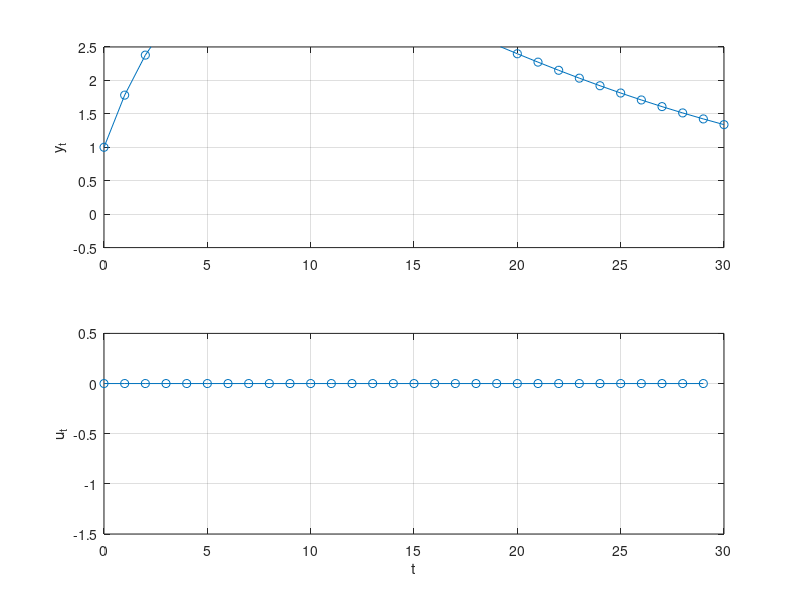

Here is the MATLAB script that generated this plot:
%% Assignment 6, Problem 3 e)
%  MPC with input blocking.
%  Tor Aksel N. Heirung, April 2013.

%% Problem data
% System matrices, model
A = [0     0     0    ;
      0     0     1    ;
      0.1  -0.79  1.78];
B = [1 0 0.1]';
C = [0 0 1];

x0 = [0 0 1]'; % Initial state

N = 30; % Length of time horizon

b_length = [1, 1, 2, 4, 8, 14]'; % Lenghts of blocks
if sum(b_length) ~= N; warning('Block length error!'); end
nb = numel(b_length); % Number of control blocks on the time horizon

nx = size(A,2); % number of states (equals the number of rows in A)
nu = size(B,2); % number of controls (equals the number of rows in B)

% Cost function
I_N = eye(N);
Qt = 2*diag([0, 0, 1]);
Q = kron(I_N, Qt);
Rt = 2*1;
R = kron(diag(b_length), Rt); % Note that each R in G is multiplied by the block length!
G = blkdiag(Q, R);

% Equality constraint
Aeq_c1 = eye(N*nx);                             % Component 1 of A_eq
Aeq_c2 = kron(diag(ones(N-1,1),-1), -A);        % Component 2 of A_eq
ones_block = blkdiag(ones(b_length(1),1), ...
                     ones(b_length(2),1), ...
                     ones(b_length(3),1), ...
                     ones(b_length(4),1), ...
                     ones(b_length(5),1), ...
                     ones(b_length(6),1));      % Block-diagonal matrix of 1-vectors
Aeq_c3 = kron(ones_block, -B);                  % Component 3 of A_eq
Aeq = [Aeq_c1 + Aeq_c2, Aeq_c3];
% b_eq varies with time


% Inequality constraint
x_lb = -Inf(N*nx,1);    % Lower bound on x
x_ub =  Inf(N*nx,1);    % Upper bound on x
u_lb = -ones(nb*nu,1);  % Lower bound on u (nb*nu < n*nu)
u_ub =  ones(nb*nu,1);  % Upper bound on u (nb*nu < n*nu)
lb = [x_lb; u_lb];      % Lower bound on z
ub = [x_ub; u_ub];      % Upper bound on z

%% MPC

opt = optimset('Display','off', 'Diagnostics','off', 'LargeScale','off');

u = NaN(nu,N);
x = NaN(nx,N+1);
x(:,1) = x0;

% Initialize beq
beq = [zeros(nx,1); zeros((N-1)*nx,1)];

% Simulate and solve optimization problem at each step
for t = 1:N
    
    % Update equality constraint with latest measurement x_t = x(:,t)
    beq(1:nx) = A*x(:,t);
    
    % Solve optimization problem
    [z,fval,exitflag,output,lambda] = quadprog(G,[],[],[],Aeq,beq,lb,ub,[],opt);
    
    % Extract optimal control from solution z
    u_blocks = z(N*nx+1:N*nx+nb*nu);    % Control blocks, open-loop optimal
    u_ol = ones_block*u_blocks;         % Control
    u(t) = u_ol(1); % Only first element is used
    
    % Simulate system one step ahead
    x(:,t+1) = A*x(:,t) + B*u(t);
    
end

y = C*x;

%% Plot
t_vec = 1:N; % Time vector

% Plot optimal trajectory
figure(7);
subplot(2,1,1);
plot([0,t_vec],y,'-o');
grid('on');
box('on');
ylim([-0.5, 2.5]);
ylabel('y_t');
subplot(2,1,2);
plot(t_vec-1,u,'-o');
box('on');
grid('on');
ylim([-1.5, 0.5]);
xlabel('t');
ylabel('u_t');
